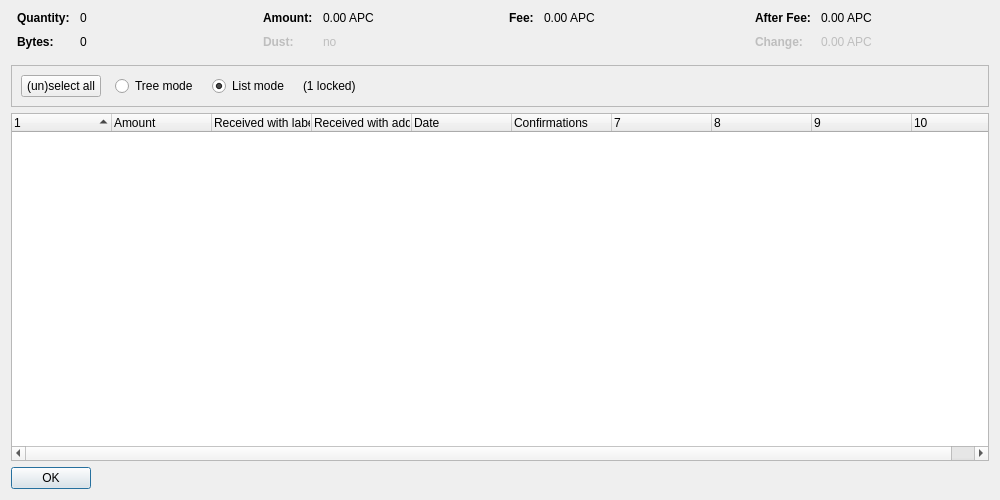
<?xml version="1.0" encoding="UTF-8"?>
<ui version="4.0">
 <class>CoinControlDialog</class>
 <widget class="QDialog" name="CoinControlDialog">
  <property name="geometry">
   <rect>
    <x>0</x>
    <y>0</y>
    <width>1000</width>
    <height>500</height>
   </rect>
  </property>
  <property name="windowTitle">
   <string>Coin Selection</string>
  </property>
  <layout class="QVBoxLayout" name="verticalLayout">
   <item>
    <layout class="QHBoxLayout" name="horizontalLayoutTop" stretch="0,0,0,0">
     <property name="topMargin">
      <number>0</number>
     </property>
     <property name="bottomMargin">
      <number>10</number>
     </property>
     <item>
      <layout class="QFormLayout" name="formLayoutCoinControl1">
       <property name="horizontalSpacing">
        <number>10</number>
       </property>
       <property name="verticalSpacing">
        <number>10</number>
       </property>
       <property name="leftMargin">
        <number>6</number>
       </property>
       <property name="rightMargin">
        <number>6</number>
       </property>
       <item row="0" column="0">
        <widget class="QLabel" name="labelCoinControlQuantityText">
         <property name="font">
          <font>
           <weight>75</weight>
           <bold>true</bold>
          </font>
         </property>
         <property name="text">
          <string>Quantity:</string>
         </property>
        </widget>
       </item>
       <item row="0" column="1">
        <widget class="QLabel" name="labelCoinControlQuantity">
         <property name="cursor">
          <cursorShape>IBeamCursor</cursorShape>
         </property>
         <property name="contextMenuPolicy">
          <enum>Qt::ActionsContextMenu</enum>
         </property>
         <property name="text">
          <string notr="true">0</string>
         </property>
         <property name="textInteractionFlags">
          <set>Qt::LinksAccessibleByMouse|Qt::TextSelectableByKeyboard|Qt::TextSelectableByMouse</set>
         </property>
        </widget>
       </item>
       <item row="1" column="0">
        <widget class="QLabel" name="labelCoinControlBytesText">
         <property name="font">
          <font>
           <weight>75</weight>
           <bold>true</bold>
          </font>
         </property>
         <property name="text">
          <string>Bytes:</string>
         </property>
        </widget>
       </item>
       <item row="1" column="1">
        <widget class="QLabel" name="labelCoinControlBytes">
         <property name="cursor">
          <cursorShape>IBeamCursor</cursorShape>
         </property>
         <property name="contextMenuPolicy">
          <enum>Qt::ActionsContextMenu</enum>
         </property>
         <property name="text">
          <string notr="true">0</string>
         </property>
         <property name="textInteractionFlags">
          <set>Qt::LinksAccessibleByMouse|Qt::TextSelectableByKeyboard|Qt::TextSelectableByMouse</set>
         </property>
        </widget>
       </item>
      </layout>
     </item>
     <item>
      <layout class="QFormLayout" name="formLayoutCoinControl2">
       <property name="horizontalSpacing">
        <number>10</number>
       </property>
       <property name="verticalSpacing">
        <number>10</number>
       </property>
       <property name="leftMargin">
        <number>6</number>
       </property>
       <property name="rightMargin">
        <number>6</number>
       </property>
       <item row="0" column="0">
        <widget class="QLabel" name="labelCoinControlAmountText">
         <property name="font">
          <font>
           <weight>75</weight>
           <bold>true</bold>
          </font>
         </property>
         <property name="text">
          <string>Amount:</string>
         </property>
        </widget>
       </item>
       <item row="0" column="1">
        <widget class="QLabel" name="labelCoinControlAmount">
         <property name="cursor">
          <cursorShape>IBeamCursor</cursorShape>
         </property>
         <property name="contextMenuPolicy">
          <enum>Qt::ActionsContextMenu</enum>
         </property>
         <property name="text">
          <string notr="true">0.00 APC</string>
         </property>
         <property name="textInteractionFlags">
          <set>Qt::LinksAccessibleByMouse|Qt::TextSelectableByKeyboard|Qt::TextSelectableByMouse</set>
         </property>
        </widget>
       </item>
       <item row="1" column="0">
        <widget class="QLabel" name="labelCoinControlLowOutputText">
         <property name="enabled">
          <bool>false</bool>
         </property>
         <property name="font">
          <font>
           <weight>75</weight>
           <bold>true</bold>
          </font>
         </property>
         <property name="text">
          <string>Dust:</string>
         </property>
        </widget>
       </item>
       <item row="1" column="1">
        <widget class="QLabel" name="labelCoinControlLowOutput">
         <property name="enabled">
          <bool>false</bool>
         </property>
         <property name="cursor">
          <cursorShape>IBeamCursor</cursorShape>
         </property>
         <property name="contextMenuPolicy">
          <enum>Qt::ActionsContextMenu</enum>
         </property>
         <property name="text">
          <string notr="true">no</string>
         </property>
         <property name="textInteractionFlags">
          <set>Qt::LinksAccessibleByMouse|Qt::TextSelectableByKeyboard|Qt::TextSelectableByMouse</set>
         </property>
        </widget>
       </item>
      </layout>
     </item>
     <item>
      <layout class="QFormLayout" name="formLayoutCoinControl3">
       <property name="horizontalSpacing">
        <number>10</number>
       </property>
       <property name="verticalSpacing">
        <number>10</number>
       </property>
       <property name="leftMargin">
        <number>6</number>
       </property>
       <property name="rightMargin">
        <number>6</number>
       </property>
       <item row="0" column="0">
        <widget class="QLabel" name="labelCoinControlFeeText">
         <property name="font">
          <font>
           <weight>75</weight>
           <bold>true</bold>
          </font>
         </property>
         <property name="text">
          <string>Fee:</string>
         </property>
        </widget>
       </item>
       <item row="0" column="1">
        <widget class="QLabel" name="labelCoinControlFee">
         <property name="cursor">
          <cursorShape>IBeamCursor</cursorShape>
         </property>
         <property name="contextMenuPolicy">
          <enum>Qt::ActionsContextMenu</enum>
         </property>
         <property name="text">
          <string notr="true">0.00 APC</string>
         </property>
         <property name="textInteractionFlags">
          <set>Qt::LinksAccessibleByMouse|Qt::TextSelectableByKeyboard|Qt::TextSelectableByMouse</set>
         </property>
        </widget>
       </item>
      </layout>
     </item>
     <item>
      <layout class="QFormLayout" name="formLayoutCoinControl4">
       <property name="horizontalSpacing">
        <number>10</number>
       </property>
       <property name="verticalSpacing">
        <number>10</number>
       </property>
       <property name="leftMargin">
        <number>6</number>
       </property>
       <property name="rightMargin">
        <number>6</number>
       </property>
       <item row="0" column="0">
        <widget class="QLabel" name="labelCoinControlAfterFeeText">
         <property name="font">
          <font>
           <weight>75</weight>
           <bold>true</bold>
          </font>
         </property>
         <property name="text">
          <string>After Fee:</string>
         </property>
        </widget>
       </item>
       <item row="0" column="1">
        <widget class="QLabel" name="labelCoinControlAfterFee">
         <property name="cursor">
          <cursorShape>IBeamCursor</cursorShape>
         </property>
         <property name="contextMenuPolicy">
          <enum>Qt::ActionsContextMenu</enum>
         </property>
         <property name="text">
          <string notr="true">0.00 APC</string>
         </property>
         <property name="textInteractionFlags">
          <set>Qt::LinksAccessibleByMouse|Qt::TextSelectableByKeyboard|Qt::TextSelectableByMouse</set>
         </property>
        </widget>
       </item>
       <item row="1" column="0">
        <widget class="QLabel" name="labelCoinControlChangeText">
         <property name="enabled">
          <bool>false</bool>
         </property>
         <property name="font">
          <font>
           <weight>75</weight>
           <bold>true</bold>
          </font>
         </property>
         <property name="text">
          <string>Change:</string>
         </property>
        </widget>
       </item>
       <item row="1" column="1">
        <widget class="QLabel" name="labelCoinControlChange">
         <property name="enabled">
          <bool>false</bool>
         </property>
         <property name="cursor">
          <cursorShape>IBeamCursor</cursorShape>
         </property>
         <property name="contextMenuPolicy">
          <enum>Qt::ActionsContextMenu</enum>
         </property>
         <property name="text">
          <string notr="true">0.00 APC</string>
         </property>
         <property name="textInteractionFlags">
          <set>Qt::LinksAccessibleByMouse|Qt::TextSelectableByKeyboard|Qt::TextSelectableByMouse</set>
         </property>
        </widget>
       </item>
      </layout>
     </item>
    </layout>
   </item>
   <item>
    <widget class="QFrame" name="frame">
     <property name="minimumSize">
      <size>
       <width>0</width>
       <height>40</height>
      </size>
     </property>
     <property name="frameShape">
      <enum>QFrame::StyledPanel</enum>
     </property>
     <property name="frameShadow">
      <enum>QFrame::Sunken</enum>
     </property>
     <layout class="QHBoxLayout" name="horizontalLayout">
      <item>
       <layout class="QHBoxLayout" name="horizontalLayoutPanel" stretch="0,0,0,0,0">
        <property name="spacing">
         <number>14</number>
        </property>
        <item>
         <widget class="QPushButton" name="pushButtonSelectAll">
          <property name="sizePolicy">
           <sizepolicy hsizetype="Maximum" vsizetype="Fixed">
            <horstretch>0</horstretch>
            <verstretch>0</verstretch>
           </sizepolicy>
          </property>
          <property name="text">
           <string>(un)select all</string>
          </property>
          <property name="autoDefault">
           <bool>false</bool>
          </property>
         </widget>
        </item>
        <item>
         <widget class="QRadioButton" name="radioTreeMode">
          <property name="sizePolicy">
           <sizepolicy hsizetype="Maximum" vsizetype="Fixed">
            <horstretch>0</horstretch>
            <verstretch>0</verstretch>
           </sizepolicy>
          </property>
          <property name="text">
           <string>Tree mode</string>
          </property>
         </widget>
        </item>
        <item>
         <widget class="QRadioButton" name="radioListMode">
          <property name="sizePolicy">
           <sizepolicy hsizetype="Maximum" vsizetype="Fixed">
            <horstretch>0</horstretch>
            <verstretch>0</verstretch>
           </sizepolicy>
          </property>
          <property name="text">
           <string>List mode</string>
          </property>
          <property name="checked">
           <bool>true</bool>
          </property>
         </widget>
        </item>
        <item>
         <widget class="QLabel" name="labelLocked">
          <property name="text">
           <string notr="true">(1 locked)</string>
          </property>
         </widget>
        </item>
        <item>
         <spacer name="horizontalSpacer">
          <property name="orientation">
           <enum>Qt::Horizontal</enum>
          </property>
          <property name="sizeHint" stdset="0">
           <size>
            <width>40</width>
            <height>20</height>
           </size>
          </property>
         </spacer>
        </item>
       </layout>
      </item>
     </layout>
    </widget>
   </item>
   <item>
    <widget class="CoinControlTreeWidget" name="treeWidget">
     <property name="contextMenuPolicy">
      <enum>Qt::CustomContextMenu</enum>
     </property>
     <property name="sortingEnabled">
      <bool>false</bool>
     </property>
     <property name="columnCount">
      <number>10</number>
     </property>
     <attribute name="headerShowSortIndicator" stdset="0">
      <bool>true</bool>
     </attribute>
     <attribute name="headerStretchLastSection">
      <bool>false</bool>
     </attribute>
     <column>
      <property name="text">
       <string/>
      </property>
     </column>
     <column>
      <property name="text">
       <string>Amount</string>
      </property>
     </column>
     <column>
      <property name="text">
       <string>Received with label</string>
      </property>
     </column>
     <column>
      <property name="text">
       <string>Received with address</string>
      </property>
     </column>
     <column>
      <property name="text">
       <string>Date</string>
      </property>
     </column>
     <column>
      <property name="text">
       <string>Confirmations</string>
      </property>
      <property name="toolTip">
       <string>Confirmed</string>
      </property>
     </column>
     <column>
      <property name="text">
       <string/>
      </property>
     </column>
     <column>
      <property name="text">
       <string/>
      </property>
     </column>
     <column>
      <property name="text">
       <string/>
      </property>
     </column>
     <column>
      <property name="text">
       <string/>
      </property>
     </column>
    </widget>
   </item>
   <item>
    <widget class="QDialogButtonBox" name="buttonBox">
     <property name="sizePolicy">
      <sizepolicy hsizetype="Maximum" vsizetype="Fixed">
       <horstretch>0</horstretch>
       <verstretch>0</verstretch>
      </sizepolicy>
     </property>
     <property name="orientation">
      <enum>Qt::Horizontal</enum>
     </property>
     <property name="standardButtons">
      <set>QDialogButtonBox::Ok</set>
     </property>
    </widget>
   </item>
  </layout>
 </widget>
 <customwidgets>
  <customwidget>
   <class>CoinControlTreeWidget</class>
   <extends>QTreeWidget</extends>
   <header>qt/coincontroltreewidget.h</header>
  </customwidget>
 </customwidgets>
 <resources/>
 <connections/>
</ui>
